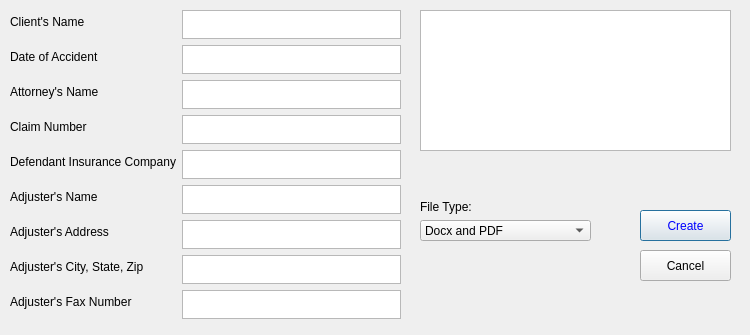
<?xml version="1.0" encoding="UTF-8"?>
<ui version="4.0">
 <class>Dialog</class>
 <widget class="QDialog" name="Dialog">
  <property name="geometry">
   <rect>
    <x>0</x>
    <y>0</y>
    <width>750</width>
    <height>335</height>
   </rect>
  </property>
  <property name="minimumSize">
   <size>
    <width>750</width>
    <height>335</height>
   </size>
  </property>
  <property name="maximumSize">
   <size>
    <width>750</width>
    <height>335</height>
   </size>
  </property>
  <property name="windowTitle">
   <string>Dialog</string>
  </property>
  <widget class="QPushButton" name="pushButton">
   <property name="geometry">
    <rect>
     <x>640</x>
     <y>210</y>
     <width>91</width>
     <height>31</height>
    </rect>
   </property>
   <property name="styleSheet">
    <string notr="true">color: rgb(0, 0, 255);</string>
   </property>
   <property name="text">
    <string>Create</string>
   </property>
  </widget>
  <widget class="QPushButton" name="pushButton_2">
   <property name="geometry">
    <rect>
     <x>640</x>
     <y>250</y>
     <width>91</width>
     <height>31</height>
    </rect>
   </property>
   <property name="text">
    <string>Cancel</string>
   </property>
  </widget>
  <widget class="QWidget" name="verticalLayoutWidget">
   <property name="geometry">
    <rect>
     <x>420</x>
     <y>200</y>
     <width>171</width>
     <height>41</height>
    </rect>
   </property>
   <layout class="QVBoxLayout" name="verticalLayout">
    <item>
     <widget class="QLabel" name="label_10">
      <property name="text">
       <string>File Type:</string>
      </property>
     </widget>
    </item>
    <item>
     <widget class="QComboBox" name="comboBox">
      <item>
       <property name="text">
        <string>Docx and PDF</string>
       </property>
      </item>
      <item>
       <property name="text">
        <string>Only Docx</string>
       </property>
      </item>
     </widget>
    </item>
   </layout>
  </widget>
  <widget class="QGraphicsView" name="graphicsView">
   <property name="geometry">
    <rect>
     <x>420</x>
     <y>10</y>
     <width>311</width>
     <height>141</height>
    </rect>
   </property>
  </widget>
  <widget class="QWidget" name="formLayoutWidget">
   <property name="geometry">
    <rect>
     <x>10</x>
     <y>10</y>
     <width>391</width>
     <height>311</height>
    </rect>
   </property>
   <layout class="QFormLayout" name="formLayout">
    <item row="0" column="0">
     <widget class="QLabel" name="label">
      <property name="text">
       <string>Client's Name</string>
      </property>
     </widget>
    </item>
    <item row="1" column="0">
     <widget class="QLabel" name="label_2">
      <property name="text">
       <string>Date of Accident</string>
      </property>
     </widget>
    </item>
    <item row="2" column="0">
     <widget class="QLabel" name="label_3">
      <property name="text">
       <string>Attorney's Name</string>
      </property>
     </widget>
    </item>
    <item row="3" column="0">
     <widget class="QLabel" name="label_4">
      <property name="text">
       <string>Claim Number</string>
      </property>
     </widget>
    </item>
    <item row="4" column="0">
     <widget class="QLabel" name="label_5">
      <property name="text">
       <string>Defendant Insurance Company</string>
      </property>
     </widget>
    </item>
    <item row="5" column="0">
     <widget class="QLabel" name="label_6">
      <property name="text">
       <string>Adjuster's Name</string>
      </property>
     </widget>
    </item>
    <item row="6" column="0">
     <widget class="QLabel" name="label_7">
      <property name="text">
       <string>Adjuster's Address</string>
      </property>
     </widget>
    </item>
    <item row="7" column="0">
     <widget class="QLabel" name="label_8">
      <property name="text">
       <string>Adjuster's City, State, Zip</string>
      </property>
     </widget>
    </item>
    <item row="8" column="0">
     <widget class="QLabel" name="label_9">
      <property name="text">
       <string>Adjuster's Fax Number</string>
      </property>
     </widget>
    </item>
    <item row="0" column="1">
     <widget class="QTextEdit" name="textEdit">
      <property name="maximumSize">
       <size>
        <width>277</width>
        <height>29</height>
       </size>
      </property>
      <property name="font">
       <font>
        <pointsize>12</pointsize>
       </font>
      </property>
      <property name="tabChangesFocus">
       <bool>true</bool>
      </property>
      <property name="html">
       <string>&lt;!DOCTYPE HTML PUBLIC &quot;-//W3C//DTD HTML 4.0//EN&quot; &quot;http://www.w3.org/TR/REC-html40/strict.dtd&quot;&gt;
&lt;html&gt;&lt;head&gt;&lt;meta name=&quot;qrichtext&quot; content=&quot;1&quot; /&gt;&lt;style type=&quot;text/css&quot;&gt;
p, li { white-space: pre-wrap; }
&lt;/style&gt;&lt;/head&gt;&lt;body style=&quot; font-family:'MS Shell Dlg 2'; font-size:12pt; font-weight:400; font-style:normal;&quot;&gt;
&lt;p style=&quot;-qt-paragraph-type:empty; margin-top:0px; margin-bottom:0px; margin-left:0px; margin-right:0px; -qt-block-indent:0; text-indent:0px; font-size:8.25pt;&quot;&gt;&lt;br /&gt;&lt;/p&gt;&lt;/body&gt;&lt;/html&gt;</string>
      </property>
      <property name="acceptRichText">
       <bool>false</bool>
      </property>
     </widget>
    </item>
    <item row="1" column="1">
     <widget class="QTextEdit" name="textEdit_2">
      <property name="maximumSize">
       <size>
        <width>277</width>
        <height>29</height>
       </size>
      </property>
      <property name="font">
       <font>
        <pointsize>12</pointsize>
       </font>
      </property>
      <property name="tabChangesFocus">
       <bool>true</bool>
      </property>
      <property name="html">
       <string>&lt;!DOCTYPE HTML PUBLIC &quot;-//W3C//DTD HTML 4.0//EN&quot; &quot;http://www.w3.org/TR/REC-html40/strict.dtd&quot;&gt;
&lt;html&gt;&lt;head&gt;&lt;meta name=&quot;qrichtext&quot; content=&quot;1&quot; /&gt;&lt;style type=&quot;text/css&quot;&gt;
p, li { white-space: pre-wrap; }
&lt;/style&gt;&lt;/head&gt;&lt;body style=&quot; font-family:'MS Shell Dlg 2'; font-size:12pt; font-weight:400; font-style:normal;&quot;&gt;
&lt;p style=&quot;-qt-paragraph-type:empty; margin-top:0px; margin-bottom:0px; margin-left:0px; margin-right:0px; -qt-block-indent:0; text-indent:0px; font-size:8.25pt;&quot;&gt;&lt;br /&gt;&lt;/p&gt;&lt;/body&gt;&lt;/html&gt;</string>
      </property>
      <property name="acceptRichText">
       <bool>false</bool>
      </property>
     </widget>
    </item>
    <item row="2" column="1">
     <widget class="QTextEdit" name="textEdit_3">
      <property name="maximumSize">
       <size>
        <width>277</width>
        <height>29</height>
       </size>
      </property>
      <property name="font">
       <font>
        <pointsize>12</pointsize>
       </font>
      </property>
      <property name="tabChangesFocus">
       <bool>true</bool>
      </property>
      <property name="html">
       <string>&lt;!DOCTYPE HTML PUBLIC &quot;-//W3C//DTD HTML 4.0//EN&quot; &quot;http://www.w3.org/TR/REC-html40/strict.dtd&quot;&gt;
&lt;html&gt;&lt;head&gt;&lt;meta name=&quot;qrichtext&quot; content=&quot;1&quot; /&gt;&lt;style type=&quot;text/css&quot;&gt;
p, li { white-space: pre-wrap; }
&lt;/style&gt;&lt;/head&gt;&lt;body style=&quot; font-family:'MS Shell Dlg 2'; font-size:12pt; font-weight:400; font-style:normal;&quot;&gt;
&lt;p style=&quot;-qt-paragraph-type:empty; margin-top:0px; margin-bottom:0px; margin-left:0px; margin-right:0px; -qt-block-indent:0; text-indent:0px; font-size:8.25pt;&quot;&gt;&lt;br /&gt;&lt;/p&gt;&lt;/body&gt;&lt;/html&gt;</string>
      </property>
      <property name="acceptRichText">
       <bool>false</bool>
      </property>
     </widget>
    </item>
    <item row="3" column="1">
     <widget class="QTextEdit" name="textEdit_4">
      <property name="maximumSize">
       <size>
        <width>277</width>
        <height>29</height>
       </size>
      </property>
      <property name="font">
       <font>
        <pointsize>12</pointsize>
       </font>
      </property>
      <property name="tabChangesFocus">
       <bool>true</bool>
      </property>
      <property name="html">
       <string>&lt;!DOCTYPE HTML PUBLIC &quot;-//W3C//DTD HTML 4.0//EN&quot; &quot;http://www.w3.org/TR/REC-html40/strict.dtd&quot;&gt;
&lt;html&gt;&lt;head&gt;&lt;meta name=&quot;qrichtext&quot; content=&quot;1&quot; /&gt;&lt;style type=&quot;text/css&quot;&gt;
p, li { white-space: pre-wrap; }
&lt;/style&gt;&lt;/head&gt;&lt;body style=&quot; font-family:'MS Shell Dlg 2'; font-size:12pt; font-weight:400; font-style:normal;&quot;&gt;
&lt;p style=&quot;-qt-paragraph-type:empty; margin-top:0px; margin-bottom:0px; margin-left:0px; margin-right:0px; -qt-block-indent:0; text-indent:0px; font-size:8.25pt;&quot;&gt;&lt;br /&gt;&lt;/p&gt;&lt;/body&gt;&lt;/html&gt;</string>
      </property>
      <property name="acceptRichText">
       <bool>false</bool>
      </property>
     </widget>
    </item>
    <item row="4" column="1">
     <widget class="QTextEdit" name="textEdit_5">
      <property name="maximumSize">
       <size>
        <width>277</width>
        <height>29</height>
       </size>
      </property>
      <property name="font">
       <font>
        <pointsize>12</pointsize>
       </font>
      </property>
      <property name="tabChangesFocus">
       <bool>true</bool>
      </property>
      <property name="html">
       <string>&lt;!DOCTYPE HTML PUBLIC &quot;-//W3C//DTD HTML 4.0//EN&quot; &quot;http://www.w3.org/TR/REC-html40/strict.dtd&quot;&gt;
&lt;html&gt;&lt;head&gt;&lt;meta name=&quot;qrichtext&quot; content=&quot;1&quot; /&gt;&lt;style type=&quot;text/css&quot;&gt;
p, li { white-space: pre-wrap; }
&lt;/style&gt;&lt;/head&gt;&lt;body style=&quot; font-family:'MS Shell Dlg 2'; font-size:12pt; font-weight:400; font-style:normal;&quot;&gt;
&lt;p style=&quot;-qt-paragraph-type:empty; margin-top:0px; margin-bottom:0px; margin-left:0px; margin-right:0px; -qt-block-indent:0; text-indent:0px; font-size:8.25pt;&quot;&gt;&lt;br /&gt;&lt;/p&gt;&lt;/body&gt;&lt;/html&gt;</string>
      </property>
      <property name="acceptRichText">
       <bool>false</bool>
      </property>
     </widget>
    </item>
    <item row="5" column="1">
     <widget class="QTextEdit" name="textEdit_6">
      <property name="maximumSize">
       <size>
        <width>277</width>
        <height>29</height>
       </size>
      </property>
      <property name="font">
       <font>
        <pointsize>12</pointsize>
       </font>
      </property>
      <property name="tabChangesFocus">
       <bool>true</bool>
      </property>
      <property name="html">
       <string>&lt;!DOCTYPE HTML PUBLIC &quot;-//W3C//DTD HTML 4.0//EN&quot; &quot;http://www.w3.org/TR/REC-html40/strict.dtd&quot;&gt;
&lt;html&gt;&lt;head&gt;&lt;meta name=&quot;qrichtext&quot; content=&quot;1&quot; /&gt;&lt;style type=&quot;text/css&quot;&gt;
p, li { white-space: pre-wrap; }
&lt;/style&gt;&lt;/head&gt;&lt;body style=&quot; font-family:'MS Shell Dlg 2'; font-size:12pt; font-weight:400; font-style:normal;&quot;&gt;
&lt;p style=&quot;-qt-paragraph-type:empty; margin-top:0px; margin-bottom:0px; margin-left:0px; margin-right:0px; -qt-block-indent:0; text-indent:0px; font-size:8.25pt;&quot;&gt;&lt;br /&gt;&lt;/p&gt;&lt;/body&gt;&lt;/html&gt;</string>
      </property>
      <property name="acceptRichText">
       <bool>false</bool>
      </property>
     </widget>
    </item>
    <item row="6" column="1">
     <widget class="QTextEdit" name="textEdit_7">
      <property name="maximumSize">
       <size>
        <width>277</width>
        <height>29</height>
       </size>
      </property>
      <property name="font">
       <font>
        <pointsize>12</pointsize>
       </font>
      </property>
      <property name="tabChangesFocus">
       <bool>true</bool>
      </property>
      <property name="html">
       <string>&lt;!DOCTYPE HTML PUBLIC &quot;-//W3C//DTD HTML 4.0//EN&quot; &quot;http://www.w3.org/TR/REC-html40/strict.dtd&quot;&gt;
&lt;html&gt;&lt;head&gt;&lt;meta name=&quot;qrichtext&quot; content=&quot;1&quot; /&gt;&lt;style type=&quot;text/css&quot;&gt;
p, li { white-space: pre-wrap; }
&lt;/style&gt;&lt;/head&gt;&lt;body style=&quot; font-family:'MS Shell Dlg 2'; font-size:12pt; font-weight:400; font-style:normal;&quot;&gt;
&lt;p style=&quot;-qt-paragraph-type:empty; margin-top:0px; margin-bottom:0px; margin-left:0px; margin-right:0px; -qt-block-indent:0; text-indent:0px; font-size:8.25pt;&quot;&gt;&lt;br /&gt;&lt;/p&gt;&lt;/body&gt;&lt;/html&gt;</string>
      </property>
      <property name="acceptRichText">
       <bool>false</bool>
      </property>
     </widget>
    </item>
    <item row="7" column="1">
     <widget class="QTextEdit" name="textEdit_8">
      <property name="maximumSize">
       <size>
        <width>277</width>
        <height>29</height>
       </size>
      </property>
      <property name="font">
       <font>
        <pointsize>12</pointsize>
       </font>
      </property>
      <property name="tabChangesFocus">
       <bool>true</bool>
      </property>
      <property name="html">
       <string>&lt;!DOCTYPE HTML PUBLIC &quot;-//W3C//DTD HTML 4.0//EN&quot; &quot;http://www.w3.org/TR/REC-html40/strict.dtd&quot;&gt;
&lt;html&gt;&lt;head&gt;&lt;meta name=&quot;qrichtext&quot; content=&quot;1&quot; /&gt;&lt;style type=&quot;text/css&quot;&gt;
p, li { white-space: pre-wrap; }
&lt;/style&gt;&lt;/head&gt;&lt;body style=&quot; font-family:'MS Shell Dlg 2'; font-size:12pt; font-weight:400; font-style:normal;&quot;&gt;
&lt;p style=&quot;-qt-paragraph-type:empty; margin-top:0px; margin-bottom:0px; margin-left:0px; margin-right:0px; -qt-block-indent:0; text-indent:0px; font-size:8.25pt;&quot;&gt;&lt;br /&gt;&lt;/p&gt;&lt;/body&gt;&lt;/html&gt;</string>
      </property>
      <property name="acceptRichText">
       <bool>false</bool>
      </property>
     </widget>
    </item>
    <item row="8" column="1">
     <widget class="QTextEdit" name="textEdit_9">
      <property name="maximumSize">
       <size>
        <width>277</width>
        <height>29</height>
       </size>
      </property>
      <property name="font">
       <font>
        <pointsize>12</pointsize>
       </font>
      </property>
      <property name="tabChangesFocus">
       <bool>true</bool>
      </property>
      <property name="html">
       <string>&lt;!DOCTYPE HTML PUBLIC &quot;-//W3C//DTD HTML 4.0//EN&quot; &quot;http://www.w3.org/TR/REC-html40/strict.dtd&quot;&gt;
&lt;html&gt;&lt;head&gt;&lt;meta name=&quot;qrichtext&quot; content=&quot;1&quot; /&gt;&lt;style type=&quot;text/css&quot;&gt;
p, li { white-space: pre-wrap; }
&lt;/style&gt;&lt;/head&gt;&lt;body style=&quot; font-family:'MS Shell Dlg 2'; font-size:12pt; font-weight:400; font-style:normal;&quot;&gt;
&lt;p style=&quot;-qt-paragraph-type:empty; margin-top:0px; margin-bottom:0px; margin-left:0px; margin-right:0px; -qt-block-indent:0; text-indent:0px; font-size:8.25pt;&quot;&gt;&lt;br /&gt;&lt;/p&gt;&lt;/body&gt;&lt;/html&gt;</string>
      </property>
      <property name="acceptRichText">
       <bool>false</bool>
      </property>
     </widget>
    </item>
   </layout>
  </widget>
 </widget>
 <resources/>
 <connections/>
</ui>
